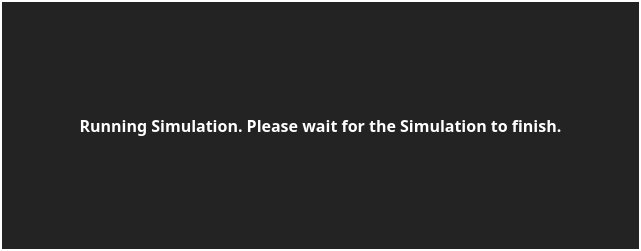
<?xml version="1.0" encoding="UTF-8"?>
<ui version="4.0">
 <class>Wait_Screen</class>
 <widget class="QDialog" name="Wait_Screen">
  <property name="geometry">
   <rect>
    <x>0</x>
    <y>0</y>
    <width>641</width>
    <height>251</height>
   </rect>
  </property>
  <property name="windowTitle">
   <string>Dialog</string>
  </property>
  <property name="styleSheet">
   <string notr="true">color: rgb(255, 255, 255);
background-color: rgb(35, 35, 35);</string>
  </property>
  <widget class="QLabel" name="Label">
   <property name="geometry">
    <rect>
     <x>0</x>
     <y>0</y>
     <width>641</width>
     <height>251</height>
    </rect>
   </property>
   <property name="font">
    <font>
     <family>MS Reference Sans Serif</family>
     <pointsize>12</pointsize>
     <weight>75</weight>
     <italic>false</italic>
     <bold>true</bold>
    </font>
   </property>
   <property name="styleSheet">
    <string notr="true">QLabel {
	color: rgb(255, 255, 255);
	background-color: rgb(35, 35, 35);
	border: 2px solid;
	border-color: rgb(255, 255, 255);
	font: 12pt;
    font-weight: bold;
}</string>
   </property>
   <property name="text">
    <string>Running Simulation. Please wait for the Simulation to finish.</string>
   </property>
   <property name="alignment">
    <set>Qt::AlignCenter</set>
   </property>
  </widget>
 </widget>
 <resources/>
 <connections/>
</ui>
